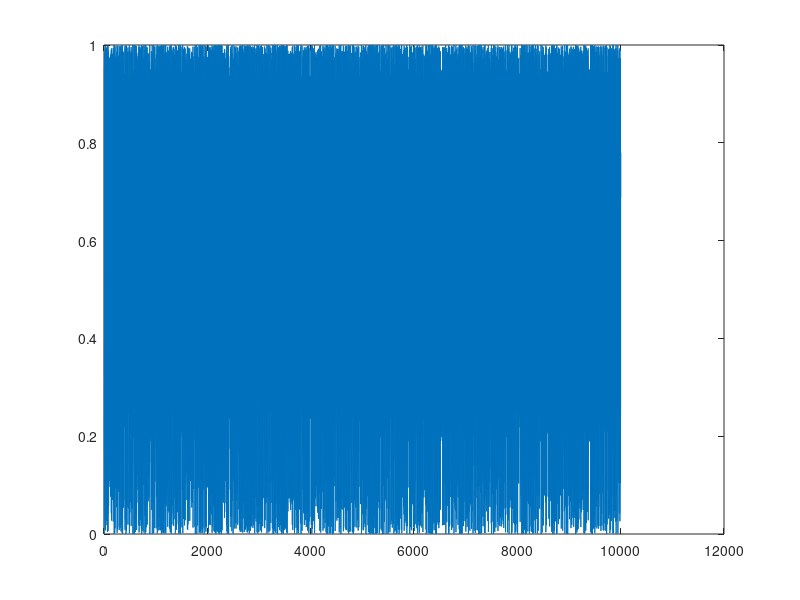

Recreate this plot in MATLAB. (Note: this script raises an error after producing the figure.)
close all
n = 10000;
seed = 987986876876/8768768768987987;
r = 4;

x = zeros(1,n+1);
x(1) = seed;

for i=1:n
    x(i+1) = r*x(i)*(1-x(i));
end

plot(x)
figure
histogram(x)
